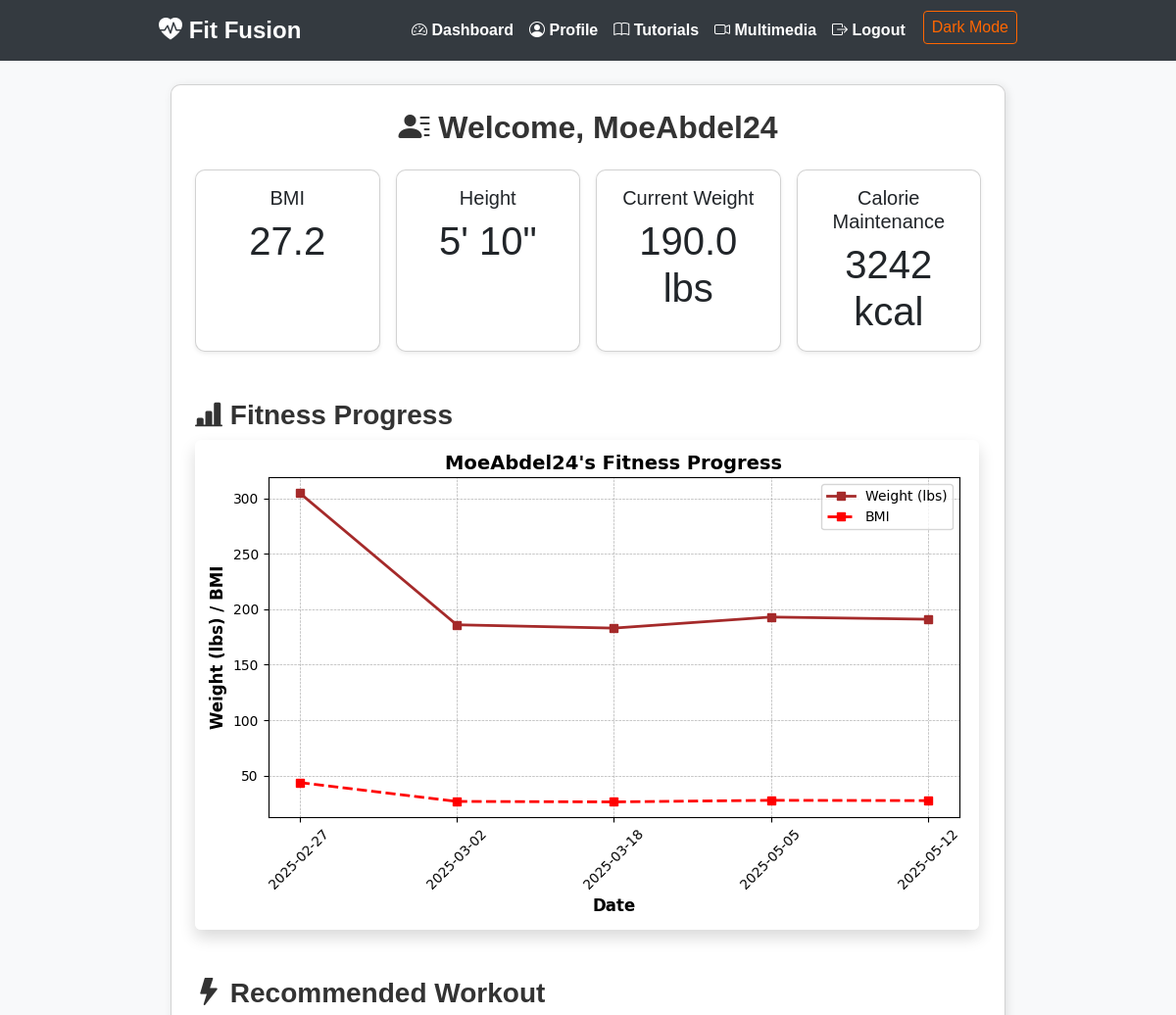
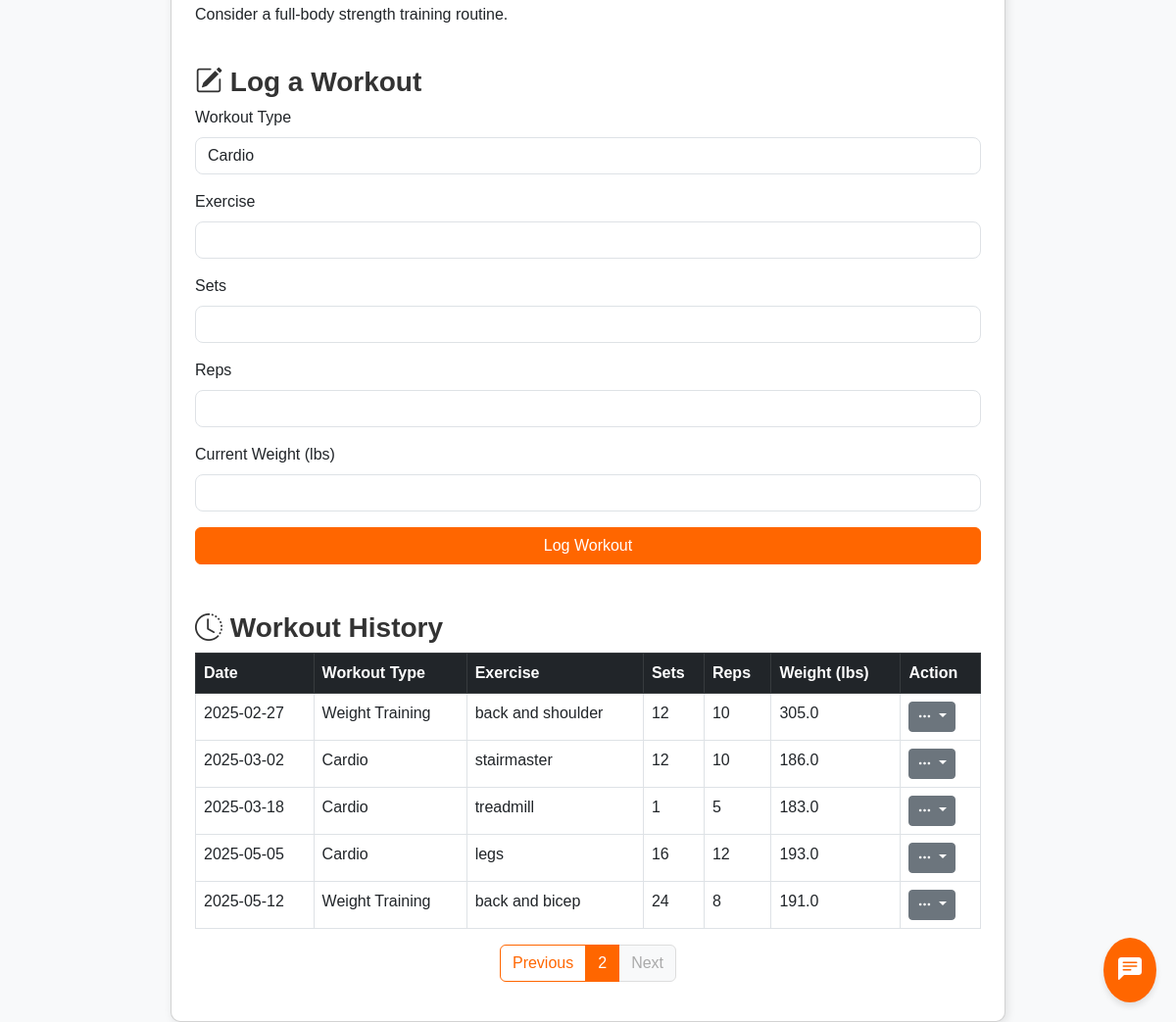
Page /dashboard?page=2 (signed in) on the committed database (2 pictures, top to bottom).
### app.py (models this page shows)
class User(db.Model):
    id = db.Column(db.Integer, primary_key=True)
    username = db.Column(db.String(80), unique=True, nullable=False)
    email = db.Column(db.String(120), unique=True, nullable=False)
    password = db.Column(db.String(256), nullable=False)
    age = db.Column(db.Integer, nullable=False)
    gender = db.Column(db.String(10), nullable=False)
    height = db.Column(db.Float, nullable=False)  # Stored in meters
    weight = db.Column(db.Float, nullable=False)  # Stored in kg
    activity_level = db.Column(db.String(20), nullable=False)
    workout_preference = db.Column(db.String(20), nullable=True)
    goal = db.Column(db.String(50), nullable=True)

class WorkoutLog(db.Model):
    id = db.Column(db.Integer, primary_key=True)
    user_id = db.Column(db.Integer, db.ForeignKey('user.id'), nullable=False)
    workout_type = db.Column(db.String(50), nullable=False)
    exercise = db.Column(db.String(100), nullable=False)
    sets = db.Column(db.Integer, nullable=False)
    reps = db.Column(db.Integer, nullable=False)
    weight = db.Column(db.Float, nullable=True)  # in kg
    date = db.Column(db.DateTime, default=datetime.utcnow)
    user = db.relationship('User', backref=db.backref('workouts', lazy=True))

### app.py (the view)
@app.route('/dashboard')
def dashboard():
    if 'user_id' not in session:
        flash('Please log in first.', 'warning')
        return redirect(url_for('login'))
    user = User.query.get(session['user_id'])
    height_cm = user.height * 100.0
    bmi = calculate_bmi(user.weight, height_cm)
    tdee = calculate_tdee(user)
    calorie_plans = {
        'maintenance': tdee,
        'light_deficit': tdee - 250,
        'medium_deficit': tdee - 500,
        'extreme_deficit': tdee - 750
    }
    page = request.args.get('page', 1, type=int)
    pagination = WorkoutLog.query.filter_by(user_id=user.id)\
                        .order_by(WorkoutLog.date.asc())\
                        .paginate(page=page, per_page=10)
    workouts = pagination.items
    dates = [w.date.strftime('%Y-%m-%d') for w in workouts if w.weight]
    weights = [w.weight for w in workouts if w.weight]
    bmi_values = [calculate_bmi(w, height_cm) for w in weights]
    if dates:
        plt.figure(figsize=(8, 5))
        plt.plot(dates, [wt * 2.20462 for wt in weights],
                 marker='s', linestyle='-', color='brown', markersize=6, linewidth=2, label='Weight (lbs)')
        plt.plot(dates, bmi_values,
                 marker='s', linestyle='--', color='red', markersize=6, linewidth=2, label='BMI')
        plt.xlabel('Date', fontsize=12, fontweight='bold')
        plt.ylabel('Weight (lbs) / BMI', fontsize=12, fontweight='bold')
        plt.title(f"{user.username}'s Fitness Progress", fontsize=14, fontweight='bold')
        plt.legend()
        plt.xticks(rotation=45)
        plt.grid(True, linestyle='--', linewidth=0.5)
        plt.tight_layout()
        img = io.BytesIO()
        plt.savefig(img, format='png')
        img.seek(0)
        plot_url = base64.b64encode(img.getvalue()).decode()
    else:
        plot_url = None
    if user.workout_preference:
        pref = user.workout_preference.lower()
        if 'cardio' in pref:
            recommended_workout = "Try a 30-minute run or cycling session."
        elif 'weight' in pref:
            recommended_workout = "Consider a full-body strength training routine."
        elif 'strength' in pref:
            recommended_workout = "Focus on compound lifts like squats, deadlifts, and bench press."
        else:
            recommended_workout = "Keep up the great work with your fitness routine!"
    else:
        recommended_workout = "Keep up the great work with your fitness routine!"
    return render_template(
        'dashboard.html',
        user=user,
        bmi=bmi,
        calorie_plans=calorie_plans,
        plot_url=plot_url,
        workouts=workouts,
        recommended_workout=recommended_workout,
        pagination=pagination
    )

### app.py (called while the page is built)
def calculate_bmi(weight, height_cm):
    height_m = height_cm / 100.0
    return round(weight / (height_m ** 2), 2)

def calculate_tdee(user):
    height_cm = user.height * 100.0
    if user.gender.lower() == 'male':
        bmr = (10 * user.weight) + (6.25 * height_cm) - (5 * user.age) + 5
    else:
        bmr = (10 * user.weight) + (6.25 * height_cm) - (5 * user.age) - 161
    activity_factors = {
        'sedentary': 1.2,
        'light': 1.375,
        'moderate': 1.55,
        'active': 1.725,
        'very_active': 1.9
    }
    tdee = bmr * activity_factors.get(user.activity_level, 1.2)
    return round(tdee)

def height_to_feet_inches(meters):
    total_inches = round(meters / 0.0254)
    feet = total_inches // 12
    inches = total_inches % 12
    return f"{feet}' {inches}\""

### templates/dashboard.html (shortened to what this page needs)
{% extends "base.html" %}
{% block content %}
<div class="container mt-4">
  <div class="card p-4">
    <h2 class="mb-4 text-center">
      <i class="bi bi-person-lines-fill"></i> Welcome, {{ user.username }}
    </h2>
    <div class="row row-cols-2 row-cols-md-4 g-3 text-center mb-4">
      <div class="col">
        <div class="card shadow-sm h-100">
          <div class="card-body">
            <h5 class="card-title">BMI</h5>
            <p class="card-text display-6">{{ bmi }}</p>
          </div>
        </div>
      </div>
      <div class="col">
        <div class="card shadow-sm h-100">
          <div class="card-body">
            <h5 class="card-title">Height</h5>
            <p class="card-text display-6">{{ user.height | height_to_feet_inches }}</p>
          </div>
        </div>
      </div>
      <div class="col">
        <div class="card shadow-sm h-100">
          <div class="card-body">
            <h5 class="card-title">Current Weight</h5>
            <p class="card-text display-6">{{ (user.weight * 2.20462) | round(1) }} lbs</p>
          </div>
        </div>
      </div>
      <div class="col">
        <div class="card shadow-sm h-100">
          <div class="card-body">
            <h5 class="card-title">Calorie Maintenance</h5>
            <p class="card-text display-6">{{ calorie_plans['maintenance'] }} kcal</p>
          </div>
        </div>
      </div>
    </div>
    <h3 class="mt-4">
      <i class="bi bi-bar-chart-line-fill"></i> Fitness Progress
    </h3>
    <div class="chart-container mb-4">
      {% if plot_url %}
        <img class="img-fluid rounded shadow" alt="Fitness Progress Graph">
      {% else %}
        <p class="text-muted">No fitness data available yet. Log your weight to track progress!</p>
      {% endif %}
    </div>
    <h3 class="mt-4">
      <i class="bi bi-lightning-fill"></i> Recommended Workout
    </h3>
    <p>{{ recommended_workout }}</p>
    <h3 class="mt-4">
      <i class="bi bi-pencil-square"></i> Log a Workout
    </h3>
    <form method="POST" action="{{ url_for('log_workout') }}" class="mb-4">
      <div class="mb-3">
        <label class="form-label">Workout Type</label>
        <select name="workout_type" class="form-control">
          <option value="Cardio">Cardio</option>
        </select>
      </div>
      <div class="mb-3">
        <label class="form-label">Exercise</label>
        <input type="text" name="exercise" class="form-control" required>
      </div>
      <div class="mb-3">
        <label class="form-label">Sets</label>
        <input type="number" name="sets" class="form-control" required>
      </div>
      <div class="mb-3">
        <label class="form-label">Reps</label>
        <input type="number" name="reps" class="form-control" required>
      </div>
      <div class="mb-3">
        <label class="form-label">Current Weight (lbs)</label>
        <input type="number" step="0.1" name="weight" class="form-control">
      </div>
      <button type="submit" class="btn btn-primary w-100">Log Workout</button>
    </form>
    <h3 class="mt-4">
      <i class="bi bi-clock-history"></i> Workout History
    </h3>
    <table class="table table-bordered table-hover">
      <thead class="table-dark">
        <tr>
          <th>Date</th>
          <th>Workout Type</th>
          <th>Exercise</th>
          <th>Sets</th>
          <th>Reps</th>
          <th>Weight (lbs)</th>
          <th>Action</th>
        </tr>
      </thead>
      <tbody>
        {% for workout in workouts %}
        <tr id="workoutRow{{ workout.id }}">
          <td>{{ workout.date.strftime('%Y-%m-%d') }}</td>
          <td class="workout-type">{{ workout.workout_type }}</td>
          <td class="exercise">{{ workout.exercise }}</td>
          <td class="sets">{{ workout.sets }}</td>
          <td class="reps">{{ workout.reps }}</td>
          <td class="weight">{{ (workout.weight * 2.20462) | round(1) if workout.weight else '-' }}</td>
          <td>
            <div class="dropdown">
              <button class="btn btn-secondary btn-sm dropdown-toggle" type="button" id="dropdownMenuButton{{ workout.id }}" data-bs-toggle="dropdown" aria-expanded="false">
                <i class="bi bi-three-dots"></i>
              </button>
            </div>
          </td>
        </tr>
        {% endfor %}
      </tbody>
    </table>
    <nav aria-label="Workout history pagination">
      <ul class="pagination justify-content-center">
        {% if pagination.has_prev %}
          <li class="page-item">
            <a class="page-link" href="{{ url_for('dashboard', page=pagination.prev_num) }}">Previous</a>
          </li>
        {% else %}
          <li class="page-item disabled">
            <span class="page-link">Previous</span>
          </li>
        {% endif %}
        <li class="page-item active">
          <span class="page-link">{{ pagination.page }}</span>
        </li>
        {% if pagination.has_next %}
          <li class="page-item">
            <a class="page-link" href="{{ url_for('dashboard', page=pagination.next_num) }}">Next</a>
          </li>
        {% else %}
          <li class="page-item disabled">
            <span class="page-link">Next</span>
          </li>
        {% endif %}
      </ul>
    </nav>
  </div>
</div>
<button id="chat-icon">
  <i class="bi bi-chat-left-text-fill"></i>
</button>
{% endblock %}

### templates/base.html (style rules this page uses)
body { background-color: #f8f9fa; font-family: 'Arial', sans-serif; transition: background-color 0.3s, color 0.3s; }
.container { max-width: 900px; }
.card { box-shadow: 2px 2px 10px rgba(0, 0, 0, 0.1); border-radius: 10px; transition: background-color 0.3s, border-color 0.3s; }
.btn-primary { background-color: #ff6600; border-color: #ff6600; }
.form-control, .form-select { border-radius: 8px; }
h2, h3 { font-weight: bold; color: #333; transition: color 0.3s; }

### templates/dashboard.html (style rules this page uses)
.pagination .page-item .page-link { color: #ff6600; border: 1px solid #ff6600; background-color: #ffffff; }
.pagination .page-item.active .page-link { background-color: #ff6600; border-color: #ff6600; color: #ffffff; }
.pagination .page-item.disabled .page-link { color: #aaa; border-color: #ddd; background-color: #f8f9fa; }
#chat-icon { position: fixed; bottom: 20px; right: 20px; background-color: #ff6600; color: #fff; border: none; border-radius: 50%; padding: 15px; cursor: pointer; z-index: 1000; font-size: 24px; box-shadow: 0 4px 6px rgba(0,0,0,0.1); }

### rows in the picture
User: username "MoeAbdel24", height|height_to_feet_inches "5' 10\"", (user.weight*2.20462)|round(1) "190.0"
WorkoutLog: date "2025-02-27", workout_type "Weight Training", exercise "back and shoulder", sets "12", reps "10", weight "305.0"
WorkoutLog: date "2025-03-02", workout_type "Cardio", exercise "stairmaster", sets "12", reps "10", weight "186.0"
WorkoutLog: date "2025-03-18", workout_type "Cardio", exercise "treadmill", sets "1", reps "5", weight "183.0"
WorkoutLog: date "2025-05-05", workout_type "Cardio", exercise "legs", sets "16", reps "12", weight "193.0"
WorkoutLog: date "2025-05-12", workout_type "Weight Training", exercise "back and bicep", sets "24", reps "8", weight "191.0"

### other values in the picture
{{ bmi }} "27.2"
{{ calorie_plans['maintenance'] }} "3242"
{{ recommended_workout }} "Consider a full-body strength training routine."
{{ pagination.page }} "2"
